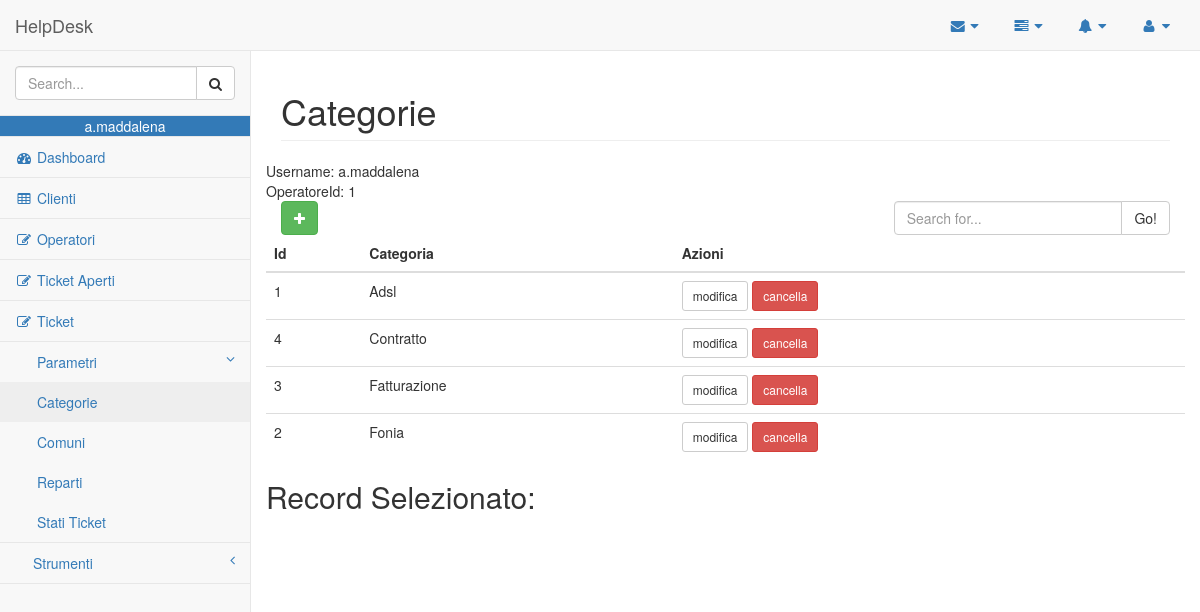
The app's page /categorie.php (signed in) with its own data.
### tables this page shows
CREATE TABLE `utenti` (
  `id` int(11) NOT NULL,
  `username` varchar(50) NOT NULL,
  `password` char(50) NOT NULL
);

CREATE TABLE `operatori` (
  `ID` int(11) NOT NULL,
  `Cognome` varchar(100) NOT NULL,
  `Nome` varchar(100) NOT NULL,
  `ComuneId` int(11) DEFAULT NULL,
  `RepartoId` int(11) DEFAULT NULL,
  `Username` varchar(50) NOT NULL
);

CREATE TABLE `categorie` (
  `ID` int(11) NOT NULL,
  `Nome` varchar(100) NOT NULL
);

### inc/session.php (called while the page is built, shortened)
<?php
   include('dbconfig.php');
   if(isset($_SESSION['login_user'])) {
     $user_check = $_SESSION['login_user'];
     $sql_query = "SELECT utenti.username, operatori.ID FROM utenti";
     $sql_query .= " LEFT JOIN operatori ON utenti.Username = operatori.Username";
     $sql_query .= " WHERE utenti.username = '$user_check' ";
     $result = $connection->query($sql_query);
     $row = $result->fetch_array();
     $login_session = $row['username'];
     $login_operatoreId = $row['ID'];
   } else {
     header("location:login.php");
   }
?>

### categorie.php (the view, shortened to what this page needs)
<?php
include_once('inc/session.php');
$pageHeader = "Categorie";
global $connection;
$sql_query = "SELECT * FROM Categorie";
$sql_query .= " ORDER BY Nome";
$result = $connection->query($sql_query);
?>
<!DOCTYPE html>
<html lang="it">
<head>
    <?php include('html/layout/head.php'); ?>
</head>
<body>
    <div id="wrapper">
        <?php include('html/layout/navbar.php'); ?>
        <div id="page-wrapper">
            <?php include('html/layout/pageHeader.php'); ?>
            <div class="row">
                <div class="col-md-4">
                    <button id="btn-add" class="btn btn-success" onClick="show_add()">
                        <i class="fa fa-plus"></i>
                    </button>
                </div>
                <div class="pull-right col-md-4">
                    <form action="#" method="GET">
                        <div class="input-group">
                            <input type="text" class="form-control" name="search" placeholder="Search for..." />
                            <span class="input-group-btn">
                                <button type="submit" class="btn btn-default" type="button">Go!</button>
                            </span>
                        </div>
                    </form>
                </div>
            </div>
            <div class="row">
                <table class="table table-hover">
                    <thead>
                        <tr>
                            <th>Id</th>
                            <th>Categoria</th>
                            <th>Azioni</th>
                        </tr>
                    </thead>
                    <tbody>
                        <?php
                        if($result->num_rows==0) {
                            echo "<tr><td colspan='5'>nessun record trovato</td></tr>";
                        } else {
                            while($row = $result->fetch_array()) {
                                echo "<tr>";
                                echo "<td>" . $row['ID'] . "</td>";
                                 ?>
                                    <td>
                                        <span id="span-<?php echo $row['ID']; ?>"><?php echo $row['Nome']; ?></span>
                                    </td>
                                <td>
                                    <button class='btn btn-default btn-sm' onClick="select(<?php echo $row['ID']; ?>)">
                                        modifica
                                    </button>
                                    <button class='btn btn-danger btn-sm'
                                        onclick="show_modal(<?php echo $row['ID']; ?>, '<?php echo $row['Nome']; ?>')">
                                        cancella
                                    </button>
                                </td>
                        <?php
                                echo "</tr>";
                            }
                        }
                        ?>
                    </tbody>
                </table>
                <h2>Record Selezionato: <span id="record_id" ></span> </h2>
            </div>
        </div>
</body>
</html>

### html/layout/sidebar.php (shortened to what this page needs)
<div class="navbar-default sidebar" role="navigation">
    <div class="sidebar-nav navbar-collapse">
        <ul class="nav" id="side-menu">
            <li class="sidebar-search">
                <div class="input-group custom-search-form">
                    <input type="text" class="form-control" placeholder="Search...">
                    <span class="input-group-btn">
                    <button class="btn btn-default" type="button">
                        <i class="fa fa-search"></i>
                    </button>
                </span>
                </div>
            </li>
            <li class="bg-primary text-center">
                <span><?php echo $login_session; ?></span>
            </li>
            <li>
                <a href="index.php"><i class="fa fa-dashboard fa-fw"></i> Dashboard</a>
            </li>
            <li>
                <a href="clienti.php"><i class="fa fa-table fa-fw"></i> Clienti</a>
            </li>
            <li>
                <a href="operatori.php"><i class="fa fa-edit fa-fw"></i> Operatori</a>
            </li>
            <li>
                <a href="tickets.php?statoId=1"><i class="fa fa-edit fa-fw"></i> Ticket Aperti</a>
            </li>
            <li>
                <a href="tickets.php"><i class="fa fa-edit fa-fw"></i> Ticket</a>
            </li>
            <li>
                <a href="#"><i class="fa fa-wrech fa-fw"></i> Parametri<span class="fa arrow"></span></a>
                <ul class="nav nav-second-level">
                    <li>
                        <a href="categorie.php">Categorie</a>
                    </li>
                    <li>
                        <a href="comuni.php">Comuni</a>
                    </li>
                    <li>
                        <a href="reparti.php">Reparti</a>
                    </li>
                    <li>
                        <a href="stati.php">Stati Ticket</a>
                    </li>
                </ul>
            </li>
            <li>
                <a href="#">
                    <i class="fa fa-tools fa-fw"></i>Strumenti
                    <span class="fa arrow"></span>
                </a>
            </li>
        </ul>
    </div>
</div>

### html/layout/pageHeader.php
<div class="row">
    <div class="col-lg-12">
        <h1 class="page-header"><?php echo (isset($pageHeader) ? $pageHeader : 'Sezione' ); ?></h1>
    </div>
    <div>Username: <?php echo $login_session; ?></div>
    <div>OperatoreId: <?php echo $login_operatoreId; ?></div>
</div>

### css/sb-admin-2.css (style rules this page uses)
body { background-color: #f8f8f8; }
#wrapper { width: 100%; }
#page-wrapper { padding: 0 15px; min-height: 568px; background-color: #fff; }
@media (min-width:768px) { #page-wrapper { position: inherit; margin: 0 0 0 250px; padding: 0 30px; border-left: 1px solid #e7e7e7; } }
.sidebar .sidebar-nav.navbar-collapse { padding-right: 0; padding-left: 0; }
.sidebar .sidebar-search { padding: 15px; }
.sidebar ul li { border-bottom: 1px solid #e7e7e7; }
.sidebar ul li a.active { background-color: #eee; }
.sidebar .arrow { float: right; }
.sidebar .fa.arrow:before { content: "\f104"; }
.sidebar .active>a>.fa.arrow:before { content: "\f107"; }
.sidebar .nav-second-level li, .sidebar .nav-third-level li { border-bottom: 0!important; }
.sidebar .nav-second-level li a { padding-left: 37px; }
@media (min-width:768px) { .sidebar { z-index: 1; position: absolute; width: 250px; margin-top: 51px; } }

### records on screen
utenti: username "a.maddalena", operatori.ID "1"
categorie: ID "1", Nome "Adsl"
categorie: ID "4", Nome "Contratto"
categorie: ID "3", Nome "Fatturazione"
categorie: ID "2", Nome "Fonia"

### other values on screen
$pageHeader "Categorie"
